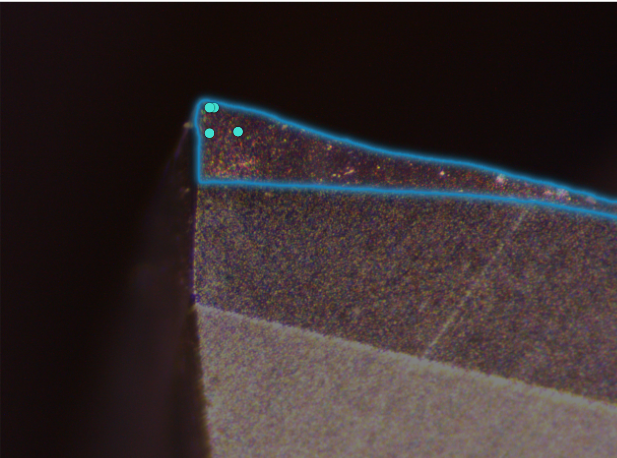
#> input picture 8_blue.png, 617 x 458 px, found by its file name
$ jupyter execute finding_area.ipynb
#> lines starting #> are read from the running program, lines starting #| are printed output that depends on the picture; after the words box and inside, x2 and y2 are one past the last pixel; in counts of white or black regions, pixels touching at a corner belong together; long printed decimals are rounded
[cell 1]
import cv2
import numpy as np
from matplotlib import pyplot as plt

# Load the image
image_path = "C:\\Users\\sudha\\Desktop\\Final_Year\\8_blue.png" # Replace with your image path
image = cv2.imread(image_path)
#> image is the input picture: shape (458, 617, 3); mean B, G, R 45.5, 44.6, 55.1

# Convert the image to HSV to isolate the blue color
hsv = cv2.cvtColor(image, cv2.COLOR_BGR2HSV)
#> hsv: shape (458, 617, 3); mean H, S, V 75.1, 103, 58.6
lower_blue = np.array([100, 150, 50])  # Lower bound of blue in HSV
upper_blue = np.array([140, 255, 255])  # Upper bound of blue in HSV
mask = cv2.inRange(hsv, lower_blue, upper_blue)
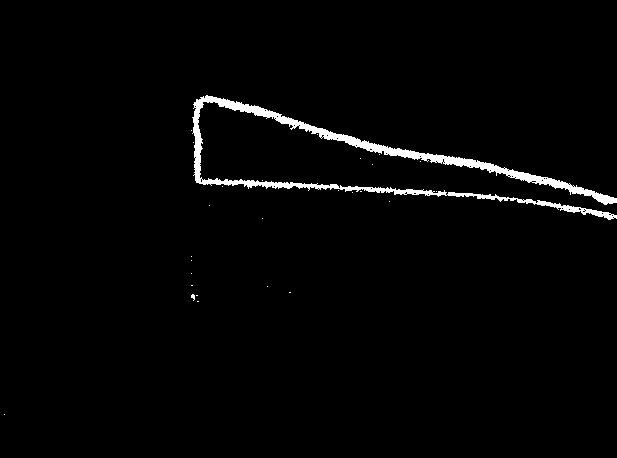
#> mask: shape (458, 617); 2% white; 27 white regions (26 under 20 px)

# Find contours from the mask
contours, _ = cv2.findContours(mask, cv2.RETR_EXTERNAL, cv2.CHAIN_APPROX_SIMPLE)
#> contours = 27 contours, 26 with area under 20; largest, box (x1, y1, x2, y2) and area: (192, 95, 617, 220) 4596

# Find the largest contour (assuming the blue border is the largest blue area)
if contours:
    largest_contour = max(contours, key=cv2.contourArea)
#> largest_contour = contour of 1309 points, box (x1, y1, x2, y2) (192, 95, 617, 220), area 4596

    # Calculate the length of the curve (perimeter)
    curve_length = cv2.arcLength(largest_contour, closed=False)
#> curve_length = 2365

    # Calculate the depth (vertical height)
    min_y = np.min(largest_contour[:, 0, 1])  # Minimum y-coordinate
#> min_y = 95
    max_y = np.max(largest_contour[:, 0, 1])  # Maximum y-coordinate
#> max_y = 219
    depth = max_y - min_y
#> depth = 124

    # Calculate the area enclosed by the contour
    area = cv2.contourArea(largest_contour)
#> area = 4596.5

    # Highlight the area in yellow
    highlighted_image = image.copy()
    cv2.drawContours(highlighted_image, [largest_contour], -1, (0, 255, 255), -1)  # Yellow fill
    cv2.drawContours(highlighted_image, [largest_contour], -1, (0, 0, 255), 2)  # Red border
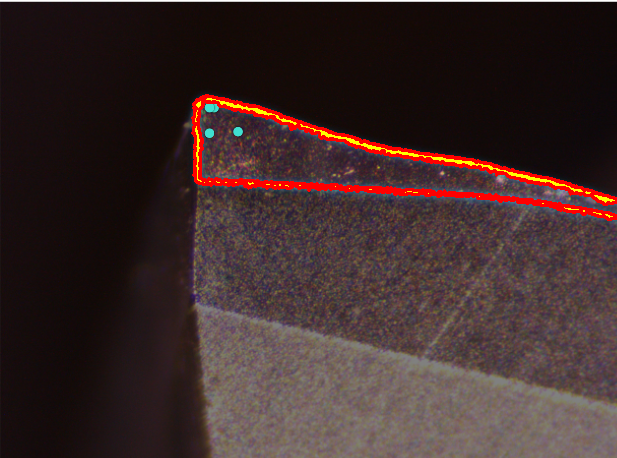
#> highlighted_image: shape (458, 617, 3); mean B, G, R 41.8, 43.1, 61.4

    # Display the processed image with the highlighted area
    plt.figure(figsize=(10, 8))
    plt.imshow(cv2.cvtColor(highlighted_image, cv2.COLOR_BGR2RGB))
    plt.title("Highlighted Area with Contour")
    plt.axis("off")
    plt.show()

    print(f"Curve Length: {curve_length} pixels")
#| Curve Length: 2365.040 pixels
    print(f"Depth: {depth} pixels")
#| Depth: 124 pixels
    print(f"Enclosed Area: {area} square pixels")
#| Enclosed Area: 4596.5 square pixels
else:
    print("No blue border detected.")

[cell 2]
import cv2
import numpy as np
from matplotlib import pyplot as plt

# Load the image
image_path = "C:\\Users\\sudha\\Desktop\\Final_Year\\9_blue.png" # Replace with your image path
image = cv2.imread(image_path)
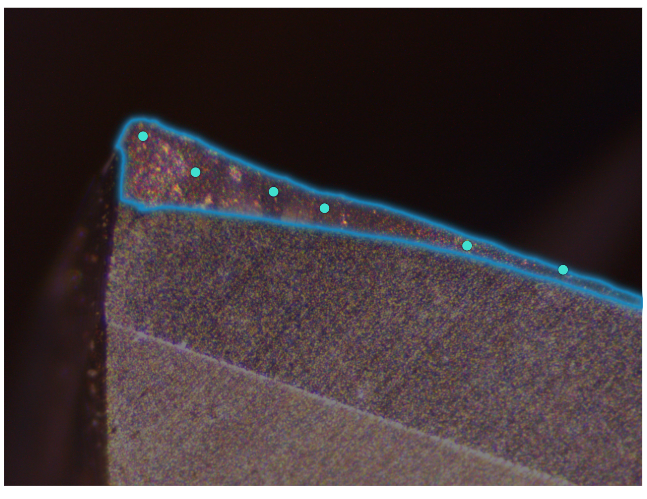
#> input picture 9_blue.png, 647 x 499 px, found by its file name
#> image is the input picture: shape (499, 647, 3); mean B, G, R 61.1, 58.4, 69.3

# Convert the image to HSV to isolate the blue color
hsv = cv2.cvtColor(image, cv2.COLOR_BGR2HSV)
#> hsv: shape (499, 647, 3); mean H, S, V 79.3, 97.7, 73.8
lower_blue = np.array([100, 150, 50])  # Lower bound of blue in HSV
upper_blue = np.array([140, 255, 255])  # Upper bound of blue in HSV
mask = cv2.inRange(hsv, lower_blue, upper_blue)
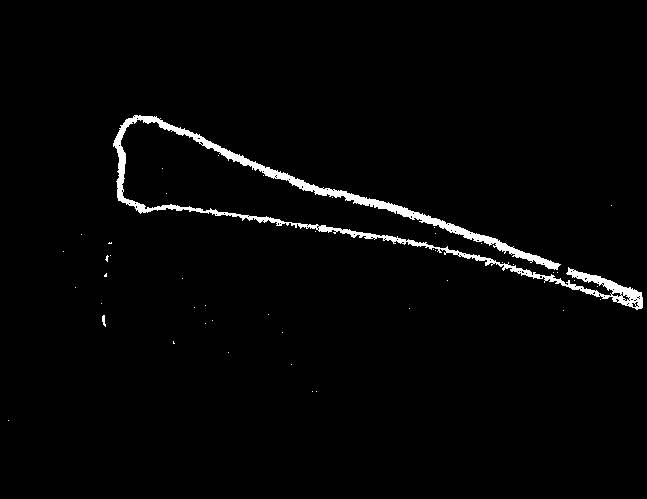
#> mask: shape (499, 647); 2.1% white; 45 white regions (43 under 20 px)

# Find contours from the mask
contours, _ = cv2.findContours(mask, cv2.RETR_EXTERNAL, cv2.CHAIN_APPROX_SIMPLE)
#> contours = 45 contours, 44 with area under 20; largest, box (x1, y1, x2, y2) and area: (113, 115, 643, 310) 5648

# Find the largest contour (assuming the blue border is the largest blue area)
if contours:
    largest_contour = max(contours, key=cv2.contourArea)
#> largest_contour = contour of 1646 points, box (x1, y1, x2, y2) (113, 115, 643, 310), area 5648

    # Calculate the length of the curve (perimeter)
    curve_length = cv2.arcLength(largest_contour, closed=False)
#> curve_length = 2958.3

    # Calculate the depth (vertical height)
    min_y = np.min(largest_contour[:, 0, 1])  # Minimum y-coordinate
#> min_y = 115
    max_y = np.max(largest_contour[:, 0, 1])  # Maximum y-coordinate
#> max_y = 309
    depth = max_y - min_y
#> depth = 194

    # Calculate the area enclosed by the contour
    area = cv2.contourArea(largest_contour)
#> area = 5647.5

    # Highlight the area in yellow
    highlighted_image = image.copy()
    cv2.drawContours(highlighted_image, [largest_contour], -1, (0, 255, 255), -1)  # Yellow fill
    cv2.drawContours(highlighted_image, [largest_contour], -1, (0, 0, 255), 2)  # Red border
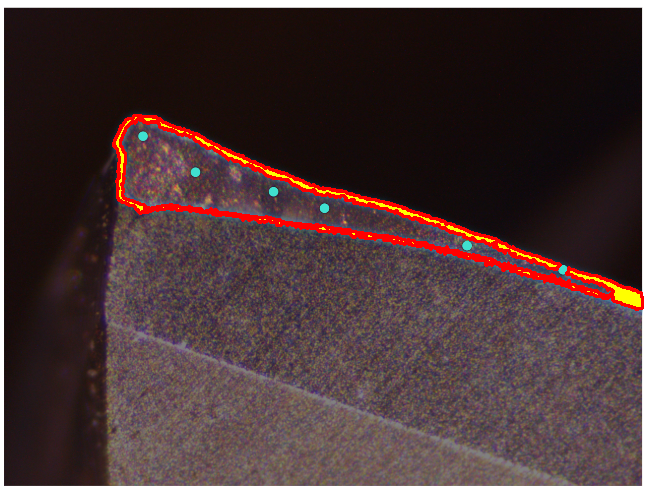
#> highlighted_image: shape (499, 647, 3); mean B, G, R 56.9, 56.6, 76

    # Display the processed image with the highlighted area
    plt.figure(figsize=(10, 8))
    plt.imshow(cv2.cvtColor(highlighted_image, cv2.COLOR_BGR2RGB))
    plt.title("Highlighted Area with Contour")
    plt.axis("off")
    plt.show()

    print(f"Curve Length: {curve_length} pixels")
#| Curve Length: 2958.309 pixels
    print(f"Depth: {depth} pixels")
#| Depth: 194 pixels
    print(f"Enclosed Area: {area} square pixels")
#| Enclosed Area: 5647.5 square pixels
else:
    print("No blue border detected.")

[cell 3]
import cv2
import numpy as np

# Load the image
image_path = r"C:\Users\sudha\Desktop\Final_Year\8_blue.png"  # Replace with your image path
image = cv2.imread(image_path)
gray = cv2.cvtColor(image, cv2.COLOR_BGR2GRAY)
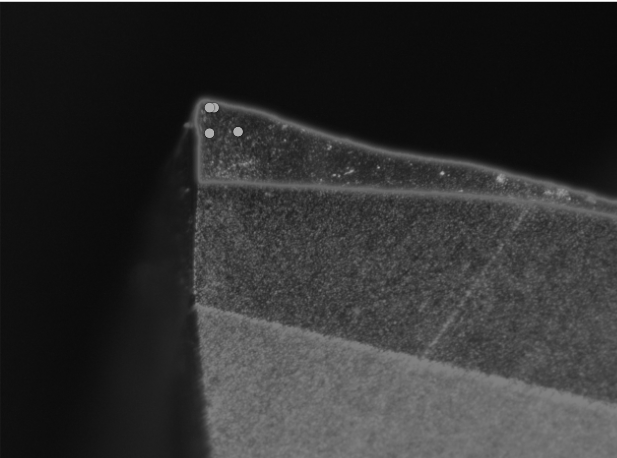
#> gray: shape (458, 617); min 8, max 255, mean 47.8

# Preprocess the image (blur and threshold)
blurred = cv2.GaussianBlur(gray, (7, 7), 0)
_, binary = cv2.threshold(blurred, 50, 255, cv2.THRESH_BINARY_INV)
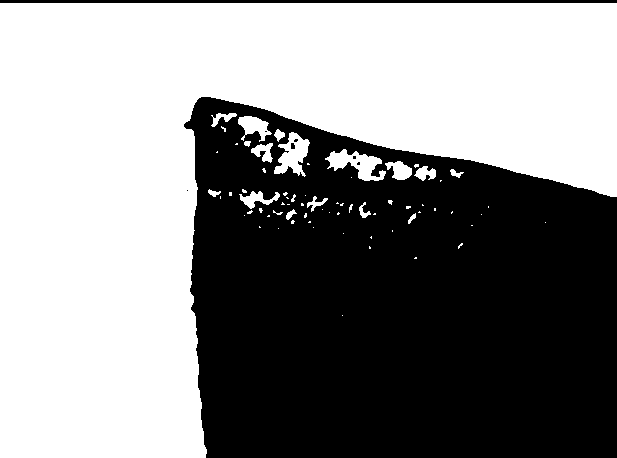
#> binary: shape (458, 617); 54.6% white; 8 black regions (5 under 20 px)

# Find contours
contours, _ = cv2.findContours(binary, cv2.RETR_EXTERNAL, cv2.CHAIN_APPROX_SIMPLE)
#> contours = 70 contours, 53 with area under 20; largest, box (x1, y1, x2, y2) and area: (0, 3, 617, 458) 148855, (325, 149, 386, 181) 850, (274, 132, 310, 177) 796, (238, 116, 272, 142) 418, (385, 161, 412, 180) 283

# Define the reference object dimensions (e.g., a coin with a known diameter)
reference_object = None
reference_size = 25.0  # Diameter of the reference object in mm

for contour in contours:
    # Compute the bounding box and contour area
    x, y, w, h = cv2.boundingRect(contour)
    area = cv2.contourArea(contour)

    # Filter out small noise
    if area < 100:
        continue

    # Draw the contour and bounding box
    cv2.rectangle(image, (x, y), (x + w, y + h), (0, 255, 0), 2)

    # Identify the reference object
    if reference_object is None:
        reference_object = (w, h)
        pixel_per_metric = w / reference_size
        cv2.putText(image, "Reference", (x, y - 10), cv2.FONT_HERSHEY_SIMPLEX, 0.6, (0, 255, 0), 2)
    else:
        # Calculate object dimensions in real-world units
        width = w / pixel_per_metric
        height = h / pixel_per_metric
        cv2.putText(image, f"{width:.1f}mm x {height:.1f}mm", (x, y - 10), cv2.FONT_HERSHEY_SIMPLEX, 0.6, (0, 0, 255), 2)
#> this loop made 70 passes
#> (x, y, w, h, area, width, height) on passes 56, 59, 61, 62, 65, 68, 69, 70: (414, 166, 22, 15, 167, 13.41, 9.15), (385, 161, 27, 19, 283, 16.46, 11.59), (325, 149, 61, 32, 850.5, 37.2, 19.51), (251, 143, 22, 20, 198, 13.41, 12.2), (274, 132, 36, 45, 795.5, 21.95, 27.44), (238, 116, 34, 26, 418.5, 20.73, 15.85), (211, 113, 26, 14, 117.5, 15.85, 8.54), (0, 3, 617, 455, 148855, 376.2, 277.4)
#> (x, y, w, h, area, pixel_per_metric) on pass 49: (239, 191, 41, 18, 262, 1.64)
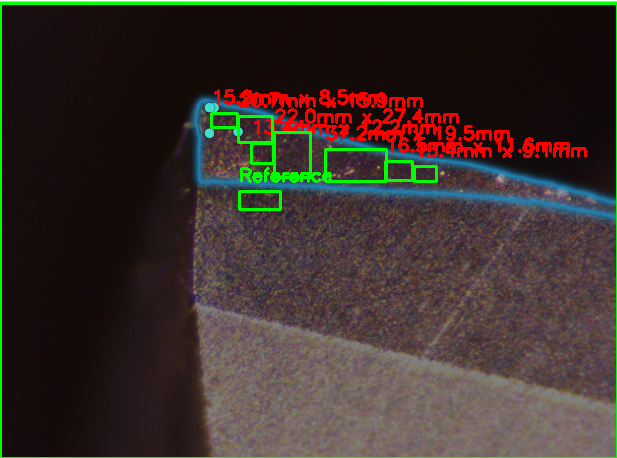
#> image: shape (458, 617, 3); 4.78% of pixels changed, all inside (x1, y1, x2, y2) = (0, 2, 617, 458)
#> after the loop, pixel_per_metric = 1.64

# Show the result
cv2.imshow("Measured Objects", image)
cv2.waitKey(0)
cv2.destroyAllWindows()
